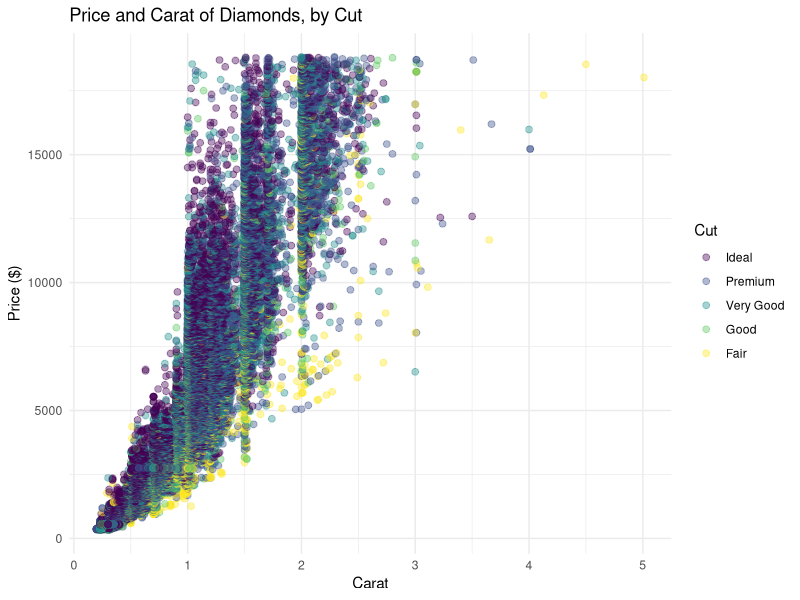

Source code (R):
# 1. Load the core data visualization library
library(tidyverse)
library(ggplot2)

# 2. Generate a scatter plot with a smooth trend line using the built-in 'mpg' dataset
 p<- ggplot(data = diamonds, aes(x = carat, y = price)) +
  geom_point(aes(colour = fct_rev(cut)), size = 2, alpha = 0.4)+
  labs(
    title = "Price and Carat of Diamonds, by Cut",
    x = "Carat",
    y = "Price ($)",
    color = "Cut"
  ) +
  theme_minimal()

 ggsave(
   filename = "ICA17.png",
   plot = p,
   width = 8,
   height = 6,
   dpi = 300
 )
 
